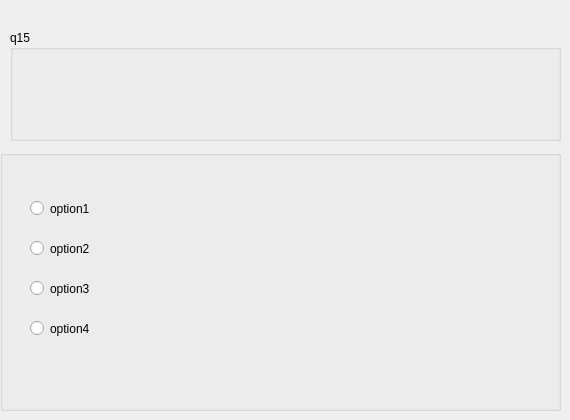
    <widget class="QWidget" name="page_15">
     <widget class="QGroupBox" name="groupBox_22">
      <property name="geometry">
       <rect>
        <x>0</x>
        <y>150</y>
        <width>561</width>
        <height>261</height>
       </rect>
      </property>
      <property name="title">
       <string/>
      </property>
      <widget class="QRadioButton" name="option1_14">
       <property name="geometry">
        <rect>
         <x>30</x>
         <y>50</y>
         <width>82</width>
         <height>17</height>
        </rect>
       </property>
       <property name="text">
        <string>option1</string>
       </property>
      </widget>
      <widget class="QRadioButton" name="option2_14">
       <property name="geometry">
        <rect>
         <x>30</x>
         <y>90</y>
         <width>82</width>
         <height>17</height>
        </rect>
       </property>
       <property name="text">
        <string>option2</string>
       </property>
      </widget>
      <widget class="QRadioButton" name="option3_14">
       <property name="geometry">
        <rect>
         <x>30</x>
         <y>130</y>
         <width>82</width>
         <height>17</height>
        </rect>
       </property>
       <property name="text">
        <string>option3</string>
       </property>
      </widget>
      <widget class="QRadioButton" name="option4_14">
       <property name="geometry">
        <rect>
         <x>30</x>
         <y>170</y>
         <width>82</width>
         <height>17</height>
        </rect>
       </property>
       <property name="text">
        <string>option4</string>
       </property>
      </widget>
      <widget class="QLabel" name="answer1_14">
       <property name="geometry">
        <rect>
         <x>40</x>
         <y>70</y>
         <width>47</width>
         <height>13</height>
        </rect>
       </property>
       <property name="text">
        <string/>
       </property>
      </widget>
      <widget class="QLabel" name="answer2_14">
       <property name="geometry">
        <rect>
         <x>40</x>
         <y>190</y>
         <width>47</width>
         <height>13</height>
        </rect>
       </property>
       <property name="text">
        <string/>
       </property>
      </widget>
      <widget class="QLabel" name="answer3_14">
       <property name="geometry">
        <rect>
         <x>40</x>
         <y>150</y>
         <width>47</width>
         <height>13</height>
        </rect>
       </property>
       <property name="text">
        <string/>
       </property>
      </widget>
      <widget class="QLabel" name="answer4_14">
       <property name="geometry">
        <rect>
         <x>40</x>
         <y>110</y>
         <width>47</width>
         <height>13</height>
        </rect>
       </property>
       <property name="text">
        <string/>
       </property>
      </widget>
     </widget>
     <widget class="QGroupBox" name="groupBox_35">
      <property name="geometry">
       <rect>
        <x>10</x>
        <y>30</y>
        <width>551</width>
        <height>111</height>
       </rect>
      </property>
      <property name="title">
       <string>q15</string>
      </property>
      <widget class="QLabel" name="questionLabel_17">
       <property name="geometry">
        <rect>
         <x>0</x>
         <y>10</y>
         <width>541</width>
         <height>91</height>
        </rect>
       </property>
       <property name="text">
        <string/>
       </property>
      </widget>
     </widget>
    </widget>
